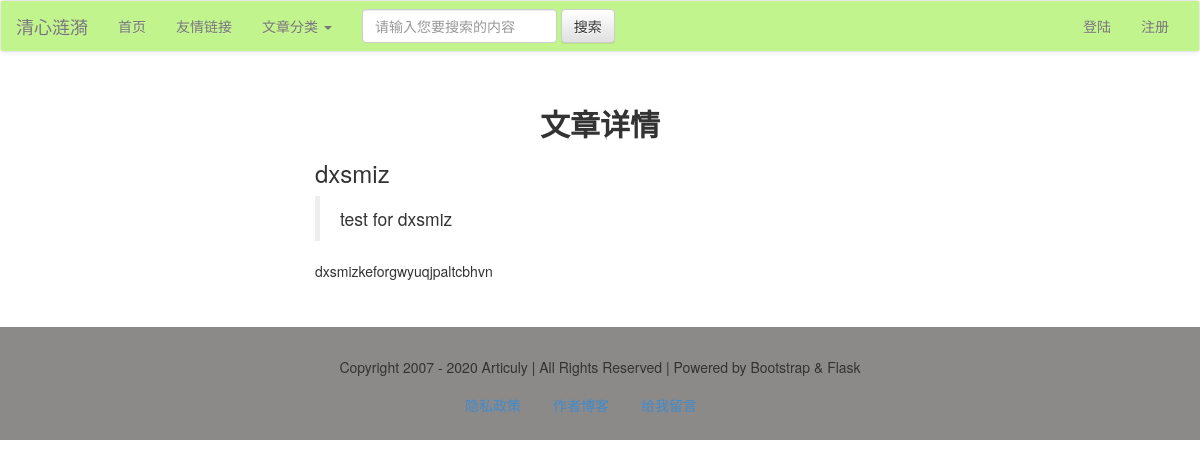
The page /article/view/1 on the database its author committed.
### models.py (models this page shows)
class Article(db.Model):
    id = db.Column(db.Integer, primary_key=True)
    title = db.Column(db.String)
    intro = db.Column(db.String)
    author = db.Column(db.String)
    content = db.Column(db.Text)
    pubdate = db.Column(db.DateTime, default=datetime.now)
    cate_id = db.Column(db.Integer, db.ForeignKey('category.cate_id'))

### views/articles.py (the view)
@article_app.route('/view/<int:article_id>')
def view(article_id):
    article = Article.query.get(article_id)
    if not article:
        return redirect(url_for('article_app.list'))
    return render_template('article/detail.html', article=article)

### app.py (called while the page is built)
@app.context_processor
def account():
    username = session.get('user')
    return {'username': username}

@app.context_processor
def getCateList():
    cates = Category.query.all()
    return {'cates': cates}

### templates/article/detail.html (shortened to what this page needs)
{% extends'base.html' %}
{% block content %}
    <div class="container-fluid">
        <div class="row">
            <div class="main col-lg-6 col-lg-offset-3 col-md-8 col-md-offset-2 col-sm-10 col-sm-offset-1 col-xs-12">
                <h2 class="text-center"><b>文章详情</b></h2>
                <article class="content">
                    <h3>{{ article.title }}</h3>
                    <div class="body">
                        <blockquote>
                            {{ article.intro }}
                        </blockquote>
                        {{ article.content |safe }}
                    </div>
                </article>
            </div>
        </div>
    </div>
{% endblock %}

### templates/base.html (style rules this page uses)
.row { margin-top: 15px; margin-bottom: 8px; }

### rows shown on the page
Article: title "dxsmiz", intro "test for dxsmiz", content "dxsmizkeforgwyuqjpaltcbhvn"
